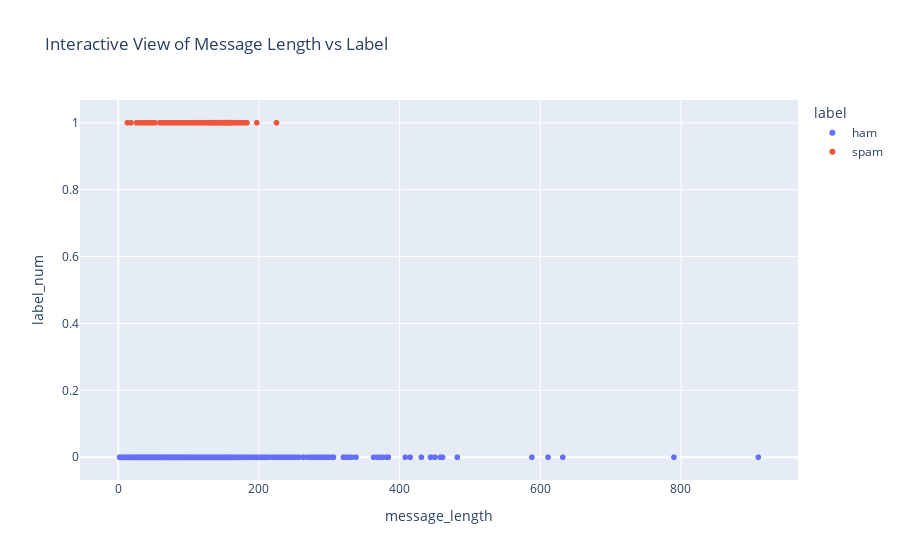

This figure's notebook cell:
### Code cell
import plotly.express as px

fig = px.scatter(
    df, x="message_length", y="label_num", 
    color="label", 
    hover_data=["message"], 
    title="Interactive View of Message Length vs Label"
)
fig.write_html("../interactive/interactive_plot.html")
fig.show()

### Figure 1 — Plotly figure (JSON) as saved in the notebook; plotly's stock layout.template omitted (floating-point values rounded to 4 significant figures; data arrays with more than 128 entries replaced by an {"elided": "..."} marker saying what was removed)
{"data": [{"customdata": {"elided": "4825x1 str values"}, "hovertemplate": "label=ham<br>message_length=%{x}<br>label_num=%{y}<br>message=%{customdata[0]}<extra></extra>", "legendgroup": "ham", "marker": {"color": "#636efa", "symbol": "circle"}, "mode": "markers", "name": "ham", "showlegend": true, "type": "scattergl", "x": {"elided": "4825 int values"}, "xaxis": "x", "y": {"elided": "4825 int values"}, "yaxis": "y"}, {"customdata": {"elided": "747x1 str values"}, "hovertemplate": "label=spam<br>message_length=%{x}<br>label_num=%{y}<br>message=%{customdata[0]}<extra></extra>", "legendgroup": "spam", "marker": {"color": "#EF553B", "symbol": "circle"}, "mode": "markers", "name": "spam", "showlegend": true, "type": "scattergl", "x": {"elided": "747 int values"}, "xaxis": "x", "y": {"elided": "747 int values"}, "yaxis": "y"}], "layout": {"legend": {"title": {"text": "label"}, "tracegroupgap": 0}, "title": {"text": "Interactive View of Message Length vs Label"}, "xaxis": {"anchor": "y", "domain": [0, 1], "title": {"text": "message_length"}}, "yaxis": {"anchor": "x", "domain": [0, 1], "title": {"text": "label_num"}}}}
